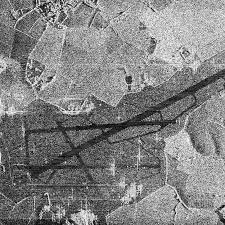
#> input picture lab3_binarization/sar_3.jpg, 225 x 225 px
$ jupyter execute --allow-errors lab3.ipynb
#> lines starting #> are read from the running program, lines starting #| are printed output that depends on the picture; after the words box and inside, x2 and y2 are one past the last pixel; in counts of white or black regions, pixels touching at a corner belong together
[cell 1]
import cv2
import matplotlib.pyplot as plt
import numpy as np
import math
import copy

[cell 2]
image = cv2.imread('sar_3.jpg')
#> image is the input picture: shape (225, 225, 3); min 0, max 255, mean 130.6
image_gray = cv2.cvtColor(image, cv2.COLOR_BGR2GRAY)

[cell 3]
plt.imshow(image_gray, cmap='gray')

**1. Найти наиболее протяжённый участок**

[cell 4]
image_filtered = cv2.medianBlur(image_gray, 5)
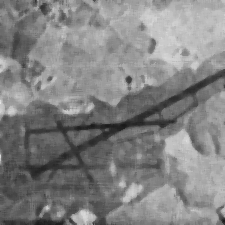
#> image_filtered: shape (225, 225); min 25, max 226, mean 130.6
canny = cv2.Canny(image_filtered, 50, 150,apertureSize = 3)
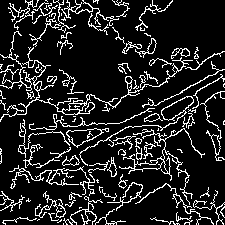
#> canny: shape (225, 225); 13.7% white in thin lines or dots

plt.imshow(canny, cmap='gray')
plt.axis('off')

[cell 5]
lines = cv2.HoughLinesP(canny, 1, np.pi / 180, 40, minLineLength=100, maxLineGap=10)
#> lines = [[12, 180, 222, 69], [3, 71, 187, 182], [51, 220, 157, 114], [32, 220, 188, 107], [45, 170, 177, 167]]
image_lines = image.copy()

longest = None
max_length = 0

#> (the rest of this cell did not finish here and is left out)

[cell 6]
plt.imshow(image_lines)

**выбор самой длинной**

[cell 7]
image_longest = image.copy()
if longest is not None:
    x1, y1, x2, y2 = longest
    cv2.line(image_longest, (x1, y1), (x2, y2), (0, 255, 0), 2, cv2.LINE_AA)

plt.imshow(image_longest)

**2. провести исследование алгоритмов бинаризации, выделить участок дорожной полосы.**

**Точечная бинаризация**

[cell 8]
T = 70
bin_img = copy.deepcopy(image_filtered)
bin_img[image_filtered < T] = 0
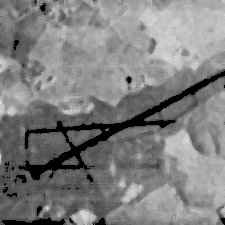
#> bin_img: shape (225, 225); 6.22% of pixels changed, all inside (x1, y1, x2, y2) = (2, 0, 225, 225)
bin_img[image_filtered >= T] = 255
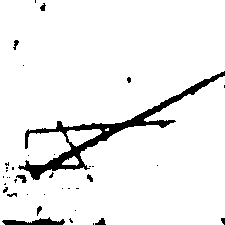
#> bin_img: shape (225, 225); 93.8% white; 38 black regions (28 under 20 px), largest, box (x1, y1, x2, y2) and area: (18, 71, 225, 180) 2481, (2, 217, 65, 225) 282, (16, 175, 27, 183) 48
plt.imshow(bin_img, cmap='gray')
plt.axis('off')

**Бинаризация Отсу**

[cell 9]
otsu_threshold, th2 = cv2.threshold(image_filtered, 0, 255,
                                    cv2.THRESH_BINARY + cv2.THRESH_OTSU)
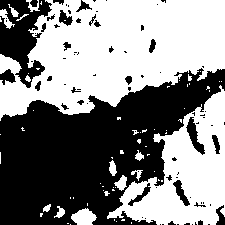
#> th2: shape (225, 225); 53.2% white; 83 black regions (57 under 20 px), largest, box (x1, y1, x2, y2) and area: (0, 68, 225, 225) 19520, (0, 0, 52, 88) 2325, (186, 117, 205, 155) 276
#> otsu_threshold = 128
print(f'Порог Отсу: {otsu_threshold}')
#| Порог Отсу: 128.0
plt.imshow(th2, cmap='gray')

**Адаптивная бинаризация**

[cell 10]
th3 = cv2.adaptiveThreshold(image_filtered, 255, cv2.ADAPTIVE_THRESH_GAUSSIAN_C,
                            cv2.THRESH_BINARY, 71, 21)
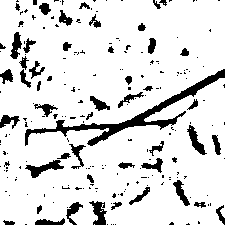
#> th3: shape (225, 225); 87.1% white; 215 black regions (165 under 20 px), largest, box (x1, y1, x2, y2) and area: (25, 69, 225, 146) 1759, (25, 160, 64, 178) 274, (89, 201, 107, 225) 240

plt.imshow(th3, cmap='gray')
plt.axis('off')

**Сравнение трёх методов**

[cell 11]
images = [bin_img, th2, th3]
titles = ['Точечная, T = 70', f'Отсу, T = {otsu_threshold}', 'Адаптивная, blocksize=71, C=21']
#> titles = ['Точечная, T = 70', 'Отсу, T = 128.0', 'Адаптивная, blocksize=71, C=21']

plt.figure(figsize=(10, 4))
for i in range(3):
    plt.subplot(1, 3, i + 1)
    plt.imshow(images[i], cmap='gray')
    plt.title(titles[i])
    plt.axis('off')
